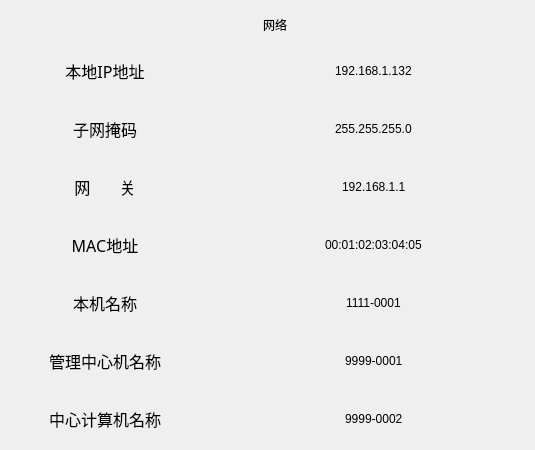
<?xml version="1.0" encoding="UTF-8"?>
<ui version="4.0">
 <class>AddressSetDialog</class>
 <widget class="QDialog" name="AddressSetDialog">
  <property name="geometry">
   <rect>
    <x>0</x>
    <y>0</y>
    <width>535</width>
    <height>450</height>
   </rect>
  </property>
  <property name="windowTitle">
   <string>Dialog</string>
  </property>
  <property name="styleSheet">
   <string notr="true"/>
  </property>
  <widget class="QFrame" name="frameAddressSetting">
   <property name="geometry">
    <rect>
     <x>0</x>
     <y>0</y>
     <width>538</width>
     <height>450</height>
    </rect>
   </property>
   <property name="styleSheet">
    <string notr="true"/>
   </property>
   <property name="frameShape">
    <enum>QFrame::NoFrame</enum>
   </property>
   <property name="frameShadow">
    <enum>QFrame::Raised</enum>
   </property>
  </widget>
  <widget class="MyLineEdit" name="lineEditManageCenter2Name">
   <property name="geometry">
    <rect>
     <x>210</x>
     <y>390</y>
     <width>328</width>
     <height>58</height>
    </rect>
   </property>
   <property name="focusPolicy">
    <enum>Qt::ClickFocus</enum>
   </property>
   <property name="styleSheet">
    <string notr="true">border: 0px;
background-color: transparent;</string>
   </property>
   <property name="text">
    <string>9999-0002</string>
   </property>
   <property name="maxLength">
    <number>32</number>
   </property>
   <property name="alignment">
    <set>Qt::AlignCenter</set>
   </property>
  </widget>
  <widget class="MyLineEdit" name="lineEditGateway">
   <property name="geometry">
    <rect>
     <x>210</x>
     <y>158</y>
     <width>328</width>
     <height>58</height>
    </rect>
   </property>
   <property name="focusPolicy">
    <enum>Qt::ClickFocus</enum>
   </property>
   <property name="styleSheet">
    <string notr="true">border: 0px;
background-color: transparent;</string>
   </property>
   <property name="text">
    <string>192.168.1.1</string>
   </property>
   <property name="maxLength">
    <number>49</number>
   </property>
   <property name="alignment">
    <set>Qt::AlignCenter</set>
   </property>
  </widget>
  <widget class="QLabel" name="label_title">
   <property name="geometry">
    <rect>
     <x>20</x>
     <y>0</y>
     <width>510</width>
     <height>50</height>
    </rect>
   </property>
   <property name="styleSheet">
    <string notr="true"/>
   </property>
   <property name="text">
    <string>网络</string>
   </property>
   <property name="alignment">
    <set>Qt::AlignCenter</set>
   </property>
  </widget>
  <widget class="QLineEdit" name="lineEditMacAddr">
   <property name="geometry">
    <rect>
     <x>210</x>
     <y>216</y>
     <width>328</width>
     <height>58</height>
    </rect>
   </property>
   <property name="focusPolicy">
    <enum>Qt::ClickFocus</enum>
   </property>
   <property name="styleSheet">
    <string notr="true">border: 0px;
background-color: transparent;</string>
   </property>
   <property name="text">
    <string>00:01:02:03:04:05</string>
   </property>
   <property name="maxLength">
    <number>49</number>
   </property>
   <property name="alignment">
    <set>Qt::AlignCenter</set>
   </property>
   <property name="readOnly">
    <bool>true</bool>
   </property>
  </widget>
  <widget class="MyLineEdit" name="lineEditNativeName">
   <property name="geometry">
    <rect>
     <x>210</x>
     <y>274</y>
     <width>328</width>
     <height>58</height>
    </rect>
   </property>
   <property name="focusPolicy">
    <enum>Qt::ClickFocus</enum>
   </property>
   <property name="styleSheet">
    <string notr="true">border: 0px;
background-color: transparent;</string>
   </property>
   <property name="text">
    <string>1111-0001</string>
   </property>
   <property name="maxLength">
    <number>32</number>
   </property>
   <property name="alignment">
    <set>Qt::AlignCenter</set>
   </property>
  </widget>
  <widget class="QLabel" name="label_address_5">
   <property name="geometry">
    <rect>
     <x>0</x>
     <y>274</y>
     <width>210</width>
     <height>58</height>
    </rect>
   </property>
   <property name="font">
    <font>
     <family>AlArabiya</family>
     <pointsize>12</pointsize>
    </font>
   </property>
   <property name="text">
    <string>本机名称</string>
   </property>
   <property name="alignment">
    <set>Qt::AlignCenter</set>
   </property>
  </widget>
  <widget class="QLabel" name="label_address_7">
   <property name="geometry">
    <rect>
     <x>0</x>
     <y>390</y>
     <width>210</width>
     <height>58</height>
    </rect>
   </property>
   <property name="font">
    <font>
     <family>AlArabiya</family>
     <pointsize>12</pointsize>
    </font>
   </property>
   <property name="text">
    <string>中心计算机名称</string>
   </property>
   <property name="alignment">
    <set>Qt::AlignCenter</set>
   </property>
  </widget>
  <widget class="QLabel" name="label_address_4">
   <property name="geometry">
    <rect>
     <x>0</x>
     <y>216</y>
     <width>210</width>
     <height>58</height>
    </rect>
   </property>
   <property name="font">
    <font>
     <family>AlArabiya</family>
     <pointsize>12</pointsize>
    </font>
   </property>
   <property name="layoutDirection">
    <enum>Qt::LeftToRight</enum>
   </property>
   <property name="text">
    <string>MAC地址</string>
   </property>
   <property name="alignment">
    <set>Qt::AlignCenter</set>
   </property>
  </widget>
  <widget class="QLabel" name="label_address_6">
   <property name="geometry">
    <rect>
     <x>0</x>
     <y>332</y>
     <width>210</width>
     <height>58</height>
    </rect>
   </property>
   <property name="font">
    <font>
     <family>AlArabiya</family>
     <pointsize>12</pointsize>
    </font>
   </property>
   <property name="text">
    <string>管理中心机名称</string>
   </property>
   <property name="alignment">
    <set>Qt::AlignCenter</set>
   </property>
  </widget>
  <widget class="QLabel" name="label_address_2">
   <property name="geometry">
    <rect>
     <x>0</x>
     <y>100</y>
     <width>210</width>
     <height>58</height>
    </rect>
   </property>
   <property name="font">
    <font>
     <family>AlArabiya</family>
     <pointsize>12</pointsize>
    </font>
   </property>
   <property name="text">
    <string>子网掩码</string>
   </property>
   <property name="alignment">
    <set>Qt::AlignCenter</set>
   </property>
  </widget>
  <widget class="QLabel" name="label_address_3">
   <property name="geometry">
    <rect>
     <x>0</x>
     <y>158</y>
     <width>210</width>
     <height>58</height>
    </rect>
   </property>
   <property name="font">
    <font>
     <family>AlArabiya</family>
     <pointsize>12</pointsize>
    </font>
   </property>
   <property name="text">
    <string>网       关</string>
   </property>
   <property name="alignment">
    <set>Qt::AlignCenter</set>
   </property>
  </widget>
  <widget class="QLabel" name="label_address_1">
   <property name="geometry">
    <rect>
     <x>0</x>
     <y>42</y>
     <width>210</width>
     <height>58</height>
    </rect>
   </property>
   <property name="font">
    <font>
     <family>AlArabiya</family>
     <pointsize>12</pointsize>
    </font>
   </property>
   <property name="layoutDirection">
    <enum>Qt::LeftToRight</enum>
   </property>
   <property name="text">
    <string>本地IP地址</string>
   </property>
   <property name="alignment">
    <set>Qt::AlignCenter</set>
   </property>
  </widget>
  <widget class="MyLineEdit" name="lineEditNativeIP">
   <property name="geometry">
    <rect>
     <x>210</x>
     <y>42</y>
     <width>328</width>
     <height>58</height>
    </rect>
   </property>
   <property name="focusPolicy">
    <enum>Qt::ClickFocus</enum>
   </property>
   <property name="styleSheet">
    <string notr="true">border: 0px;
background-color: transparent;</string>
   </property>
   <property name="text">
    <string>192.168.1.132</string>
   </property>
   <property name="maxLength">
    <number>49</number>
   </property>
   <property name="alignment">
    <set>Qt::AlignCenter</set>
   </property>
  </widget>
  <widget class="MyLineEdit" name="lineEditNetmask">
   <property name="geometry">
    <rect>
     <x>210</x>
     <y>100</y>
     <width>328</width>
     <height>58</height>
    </rect>
   </property>
   <property name="focusPolicy">
    <enum>Qt::ClickFocus</enum>
   </property>
   <property name="styleSheet">
    <string notr="true">border: 0px;
background-color: transparent;</string>
   </property>
   <property name="text">
    <string>255.255.255.0</string>
   </property>
   <property name="maxLength">
    <number>49</number>
   </property>
   <property name="alignment">
    <set>Qt::AlignCenter</set>
   </property>
  </widget>
  <widget class="MyLineEdit" name="lineEditManageCenter1Name">
   <property name="geometry">
    <rect>
     <x>210</x>
     <y>332</y>
     <width>328</width>
     <height>58</height>
    </rect>
   </property>
   <property name="focusPolicy">
    <enum>Qt::ClickFocus</enum>
   </property>
   <property name="styleSheet">
    <string notr="true">border: 0px;
background-color: transparent;</string>
   </property>
   <property name="text">
    <string>9999-0001</string>
   </property>
   <property name="maxLength">
    <number>32</number>
   </property>
   <property name="alignment">
    <set>Qt::AlignCenter</set>
   </property>
  </widget>
 </widget>
 <customwidgets>
  <customwidget>
   <class>MyLineEdit</class>
   <extends>QLineEdit</extends>
   <header>mylineedit.h</header>
  </customwidget>
 </customwidgets>
 <resources/>
 <connections/>
</ui>
